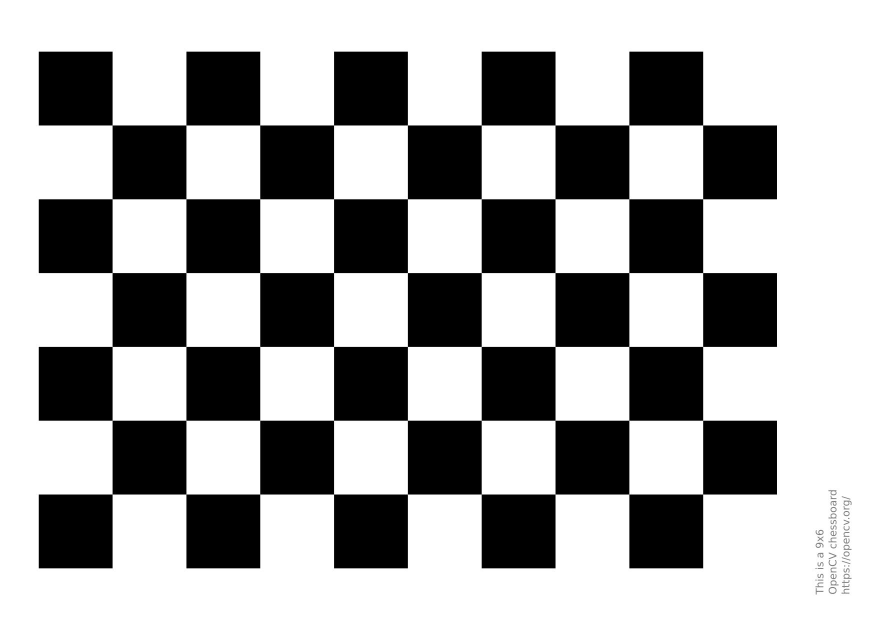
#> input picture project/hardware/checkerboard.jpeg, 1754 x 1240 px, given in place of ros_purdue_filter_comparison.gif, which was not available (shown at 1/2 size)
$ python make_ros_camera_feed_cases.py
#> lines starting #> are read from the running program, lines starting #| are printed output that depends on the picture; after the words box and inside, x2 and y2 are one past the last pixel; in counts of white or black regions, pixels touching at a corner belong together; pictures that were not available may be replaced by others from this repository, and a replacement may not be noted
### project/code/lg_filter_comparison/lie_projection.py
"""Lie-group camera projection utilities for multi-camera UAV tracking.

The estimated target state in this project is position and velocity, not full
attitude.  The Lie-group object is therefore the camera pose, represented as an
element of SE(3), and the target position is transformed through this pose
before applying the pinhole projection.
"""

from __future__ import annotations

from dataclasses import dataclass

import numpy as np


# [34 lines left out: functions hat_so3, exp_so3, hat_se3, not called in this run]


@dataclass(frozen=True)
class SE3:
    """Minimal SE(3) container.

    R and t represent the transform from world coordinates to camera
    coordinates:

        p_c = R_cw p_w + t_cw.
    """

    R: np.ndarray
    t: np.ndarray

    # [11 lines left out: functions matrix, inv, not called in this run]

    def transform_points(self, points_w: np.ndarray) -> np.ndarray:
        points_w = np.asarray(points_w, dtype=float)
        return points_w @ self.R.T + self.t.reshape(1, 3)


@dataclass(frozen=True)
class Camera:
    name: str
    T_cw: SE3
    K: np.ndarray
    width: int
    height: int
    center_w: np.ndarray | None = None
    yaw_rad: float | None = None


# [14 lines left out: function look_at_R_wc, not called in this run]


def gazebo_optical_R_wc(yaw_rad: float) -> np.ndarray:
    """Camera-to-world rotation matching the yaw-only Gazebo camera sensors.

    The Purdue SDF cameras are model/link cameras whose optical axis follows the
    link +X direction.  For pinhole projection we expose them in the usual
    optical convention: camera x is image-right, camera y is image-down, and
    camera z is forward.
    """
    c = float(np.cos(yaw_rad))
    s = float(np.sin(yaw_rad))
    forward_w = np.array([c, s, 0.0], dtype=float)
    link_y_w = np.array([-s, c, 0.0], dtype=float)
    right_w = -link_y_w
    down_w = np.array([0.0, 0.0, -1.0], dtype=float)
    return np.column_stack([right_w, down_w, forward_w])


def make_square_camera_rig(
    radius: float = 10.0,
    height: float = 10.0,
    look_at: np.ndarray | None = None,
    image_size: tuple[int, int] = (640, 480),
    focal_px: float = 343.0,
) -> list[Camera]:
    """Create the same four-camera square geometry used in the Gazebo sim."""
    width, height_px = image_size
    K = np.array(
        [
            [focal_px, 0.0, width / 2.0],
            [0.0, focal_px, height_px / 2.0],
            [0.0, 0.0, 1.0],
        ],
        dtype=float,
    )
    layout = {
        "camera0": (np.array([radius, radius, height], dtype=float), -2.35),
        "camera1": (np.array([-radius, radius, height], dtype=float), -0.78),
        "camera2": (np.array([-radius, -radius, height], dtype=float), 0.78),
        "camera3": (np.array([radius, -radius, height], dtype=float), 2.35),
    }
    link_offset = np.array([0.1, 0.05, 0.05], dtype=float)
    cameras: list[Camera] = []
    for name, (model_pos_w, yaw_rad) in layout.items():
        c = np.cos(yaw_rad)
        s = np.sin(yaw_rad)
        R_w_model = np.array(
            [
                [c, -s, 0.0],
                [s, c, 0.0],
                [0.0, 0.0, 1.0],
            ],
            dtype=float,
        )
        c_w = model_pos_w + R_w_model @ link_offset
        if look_at is None:
            R_wc = gazebo_optical_R_wc(yaw_rad)
        else:
            R_wc = look_at_R_wc(c_w, look_at)
        R_cw = R_wc.T
        t_cw = -R_cw @ c_w
        cameras.append(Camera(name, SE3(R_cw, t_cw), K.copy(), width, height_px, c_w, yaw_rad))
    return cameras


def project_points_lie(cameras: list[Camera], points_w: np.ndarray) -> tuple[np.ndarray, np.ndarray]:
    """Project world points through SE(3) camera poses.

    Returns
    -------
    z:
        Array with shape (C, N, 2), containing pixel coordinates. Invalid
        projections are set to NaN.
    valid:
        Boolean array with shape (C, N).
    """
    points_w = np.asarray(points_w, dtype=float)
    if points_w.ndim == 1:
        points_w = points_w.reshape(1, 3)
    C = len(cameras)
    N = points_w.shape[0]
    z = np.full((C, N, 2), np.nan, dtype=float)
    valid = np.zeros((C, N), dtype=bool)
    for ci, cam in enumerate(cameras):
        pc = cam.T_cw.transform_points(points_w)
        X = pc[:, 0]
        Y = pc[:, 1]
        Z = pc[:, 2]
        good_depth = Z > 1e-9
        u = cam.K[0, 0] * X / Z + cam.K[0, 2]
        v = cam.K[1, 1] * Y / Z + cam.K[1, 2]
        in_image = (
            good_depth
            & np.isfinite(u)
            & np.isfinite(v)
            & (u >= 0.0)
            & (u < cam.width)
            & (v >= 0.0)
            & (v < cam.height)
        )
        z[ci, :, 0] = u
        z[ci, :, 1] = v
        z[ci, ~in_image, :] = np.nan
        valid[ci] = in_image
    return z, valid


# [9 lines left out: function stack_measurement, not called in this run]


def project_state(cameras: list[Camera], x: np.ndarray) -> tuple[np.ndarray, np.ndarray]:
    z, valid = project_points_lie(cameras, np.asarray(x[:3]).reshape(1, 3))
    return stack_measurement(z[:, 0, :], valid[:, 0])


# [40 lines left out: function projection_jacobian, not called in this run]

### project/code/lg_filter_comparison/run_comparison.py
#!/usr/bin/env python3
"""Run the Lie-group projection filter comparison and write a report."""

from __future__ import annotations

import argparse
import csv
import json
import math
from dataclasses import dataclass
from pathlib import Path

import matplotlib.pyplot as plt
import numpy as np

from filters import BootstrapPF, ErrorStateEKF, GatedErrorStateEKF, GatedIteratedEKF, IteratedEKF
from lie_projection import make_square_camera_rig, project_state


FILTER_CLASSES = [ErrorStateEKF, IteratedEKF, GatedErrorStateEKF, GatedIteratedEKF, BootstrapPF]
FIGURE_EIGHT_PERIOD_S = 12.0


@dataclass(frozen=True)
class Scenario:
    name: str
    pixel_sigma: float
    init_bias: np.ndarray
    init_vel_bias: np.ndarray
    init_pos_std: float
    init_vel_std: float
    dropout_prob: float = 0.0


def trajectory(t: np.ndarray) -> tuple[np.ndarray, np.ndarray]:
    """A complete, compact figure-eight that stays visible in all cameras."""
    amp_x = 2.0
    amp_y = 1.2
    amp_z = 0.25
    altitude = 2.8
    omega = 2.0 * math.pi / FIGURE_EIGHT_PERIOD_S
    phase = 0.6
    vertical_scale = 0.35

    x = amp_x * np.sin(omega * t)
    y = amp_y * np.sin(2.0 * omega * t + phase)
    z = altitude + amp_z * np.sin(vertical_scale * omega * t)
    vx = amp_x * omega * np.cos(omega * t)
    vy = 2.0 * amp_y * omega * np.cos(2.0 * omega * t + phase)
    vz = amp_z * vertical_scale * omega * np.cos(vertical_scale * omega * t)
    return np.column_stack([x, y, z]), np.column_stack([vx, vy, vz])


# [1254 lines left out: functions make_measurement, initial_conditions, run_one, summarize, write_csv, plot_results and 2 more, not called in this run]


# [2 lines that do not run on import are left out]

### project/code/lg_filter_comparison/make_ros_camera_feed_cases.py
#!/usr/bin/env python3
"""Generate camera-feed GIFs from the recorded Purdue ROS/Gazebo composite.

The live composite GIF contains the real Gazebo building views.  This script
uses those rendered camera panels as the background, removes the previous bbox
overlays as best as possible, and redraws case-specific measurements so the
camera-feed visuals match the Monte Carlo scenarios.
"""

from __future__ import annotations

import argparse
import math
from dataclasses import dataclass
from pathlib import Path

import cv2
import numpy as np
from PIL import Image, ImageSequence

from lie_projection import make_square_camera_rig, project_points_lie
from run_comparison import FIGURE_EIGHT_PERIOD_S, trajectory


SOURCE_GIF = Path("results/figures/ros_purdue_filter_comparison.gif")
CAMERA_POSITIONS = [(550, 20), (880, 20), (550, 290), (880, 290)]
PANEL_W = 310
IMAGE_H = 181
CAPTION_H = 96
OUT_W = 675
OUT_H = 2 * (IMAGE_H + CAPTION_H) + 26
OUT_POSITIONS = [(15, 12), (345, 12), (15, 12 + IMAGE_H + CAPTION_H + 7), (345, 12 + IMAGE_H + CAPTION_H + 7)]
DRONE_BBOX_DIMS_M = np.array([0.8, 0.8, 0.35], dtype=float)


@dataclass(frozen=True)
class FeedCase:
    name: str
    pixel_sigma: float
    dropout_prob: float = 0.0


CASES = {
    "nominal": FeedCase("nominal", pixel_sigma=8.0),
    "high_noise": FeedCase("high_noise", pixel_sigma=22.0),
    "dropout": FeedCase("dropout", pixel_sigma=12.0, dropout_prob=0.18),
}


def draw_text(img: np.ndarray, text: str, org: tuple[int, int], scale: float, color: tuple[int, int, int], thickness: int = 1):
    cv2.putText(img, text, org, cv2.FONT_HERSHEY_SIMPLEX, scale, color, thickness, cv2.LINE_AA)


def draw_label(img: np.ndarray, text: str, org: tuple[int, int], color: tuple[int, int, int], scale: float = 0.39):
    x, y = org
    (w, h), _ = cv2.getTextSize(text, cv2.FONT_HERSHEY_SIMPLEX, scale, 1)
    cv2.rectangle(img, (x - 4, y - h - 6), (x + w + 4, y + 4), (255, 255, 255), -1)
    cv2.rectangle(img, (x - 4, y - h - 6), (x + w + 4, y + 4), color, 1)
    draw_text(img, text, (x, y), scale, color, 1)


def clamp_box(box: np.ndarray, w: int, h: int) -> np.ndarray:
    x0, y0, x1, y1 = [float(v) for v in box]
    x0 = float(np.clip(x0, 0.0, w - 1.0))
    x1 = float(np.clip(x1, 0.0, w - 1.0))
    y0 = float(np.clip(y0, 0.0, h - 1.0))
    y1 = float(np.clip(y1, 0.0, h - 1.0))
    if x1 < x0:
        x0, x1 = x1, x0
    if y1 < y0:
        y0, y1 = y1, y0
    return np.array([x0, y0, x1, y1], dtype=float)


def scale_box(box: np.ndarray, cam) -> np.ndarray:
    return np.array(
        [
            box[0] * PANEL_W / cam.width,
            box[1] * IMAGE_H / cam.height,
            box[2] * PANEL_W / cam.width,
            box[3] * IMAGE_H / cam.height,
        ],
        dtype=float,
    )


def shift_box(box: np.ndarray, shift: np.ndarray, cam) -> np.ndarray:
    shifted = np.array(box, dtype=float) + np.array([shift[0], shift[1], shift[0], shift[1]], dtype=float)
    return clamp_box(shifted, cam.width, cam.height)


def box_center(box: np.ndarray) -> np.ndarray:
    return np.array([(box[0] + box[2]) * 0.5, (box[1] + box[3]) * 0.5], dtype=float)


def draw_bbox(img: np.ndarray, box: np.ndarray | None, color: tuple[int, int, int], label: str, dashed: bool = False):
    if box is None:
        return
    x0, y0, x1, y1 = clamp_box(box, img.shape[1], img.shape[0]).astype(int)
    if dashed:
        for x in range(x0, x1, 10):
            cv2.line(img, (x, y0), (min(x + 5, x1), y0), color, 2)
            cv2.line(img, (x, y1), (min(x + 5, x1), y1), color, 2)
        for y in range(y0, y1, 10):
            cv2.line(img, (x0, y), (x0, min(y + 5, y1)), color, 2)
            cv2.line(img, (x1, y), (x1, min(y + 5, y1)), color, 2)
    else:
        cv2.rectangle(img, (x0, y0), (x1, y1), color, 2)
    u, v = box_center(np.array([x0, y0, x1, y1], dtype=float))
    cv2.drawMarker(img, (int(u), int(v)), color, markerType=cv2.MARKER_CROSS, markerSize=10, thickness=2)
    draw_label(img, label, (x0 + 2, max(18, y0 - 4)), color)


def camera_caption_lines(cam_idx: int, cam, case: FeedCase) -> list[str]:
    fx, fy = cam.K[0, 0], cam.K[1, 1]
    cx, cy = cam.K[0, 2], cam.K[1, 2]
    t_cw = np.asarray(cam.T_cw.t, dtype=float)
    R_cw = np.asarray(cam.T_cw.R, dtype=float)
    t_wc = cam.center_w if cam.center_w is not None else -R_cw.T @ t_cw
    row_text = "; ".join("[" + ",".join(f"{value:+.1f}" for value in row) + "]" for row in R_cw)
    return [
        f"camera_{cam_idx} / 30 Hz | {case.name} | sigma_z={case.pixel_sigma:.0f} px",
        f"K^({cam_idx})=[{fx:.0f},{fy:.0f},{cx:.0f},{cy:.0f}]",
        f"Tcw^({cam_idx})=[Rcw^({cam_idx}) t_cw^({cam_idx}); 0 1]",
        f"t_wc^({cam_idx})=({t_wc[0]:+.2f},{t_wc[1]:+.2f},{t_wc[2]:+.2f}) m",
        f"Rcw^({cam_idx}) rows: {row_text}",
        f"t_cw^({cam_idx})=-Rcw^({cam_idx})t_wc^({cam_idx})=({t_cw[0]:+.2f},{t_cw[1]:+.2f},{t_cw[2]:+.2f}) m",
    ]


def draw_caption(panel: np.ndarray, cam_idx: int, cam, case: FeedCase):
    y0 = IMAGE_H
    cv2.rectangle(panel, (0, y0), (panel.shape[1] - 1, panel.shape[0] - 1), (252, 252, 248), -1)
    cv2.line(panel, (0, y0), (panel.shape[1] - 1, y0), (90, 90, 90), 1)
    for line_idx, line in enumerate(camera_caption_lines(cam_idx, cam, case)):
        draw_text(panel, line, (5, y0 + 13 + 14 * line_idx), 0.24, (35, 35, 35), 1)


def project_drone_boxes(cameras, p_w: np.ndarray) -> list[np.ndarray | None]:
    half = 0.5 * DRONE_BBOX_DIMS_M
    corners = []
    for sx in (-1.0, 1.0):
        for sy in (-1.0, 1.0):
            for sz in (-1.0, 1.0):
                corners.append(p_w + np.array([sx * half[0], sy * half[1], sz * half[2]], dtype=float))
    z, valid = project_points_lie(cameras, np.asarray(corners))
    boxes = []
    for cam_idx, cam in enumerate(cameras):
        pts = z[cam_idx, valid[cam_idx]]
        if len(pts) < 4:
            boxes.append(None)
            continue
        x0, y0 = np.min(pts, axis=0)
        x1, y1 = np.max(pts, axis=0)
        box = clamp_box(np.array([x0, y0, x1, y1], dtype=float), cam.width, cam.height)
        cx, cy = box_center(box)
        min_w, min_h = 24.0, 20.0
        if box[2] - box[0] < min_w:
            box[0], box[2] = cx - min_w / 2.0, cx + min_w / 2.0
        if box[3] - box[1] < min_h:
            box[1], box[3] = cy - min_h / 2.0, cy + min_h / 2.0
        boxes.append(clamp_box(box, cam.width, cam.height))
    return boxes


def local_cleanup_mask(img: np.ndarray, true_box_scaled: np.ndarray | None) -> np.ndarray:
    r = img[:, :, 0]
    g = img[:, :, 1]
    b = img[:, :, 2]
    mask = np.zeros(img.shape[:2], dtype=np.uint8)

    red = (r > 150) & (g < 120) & (b < 120)
    mask[red] = 255
    red_dilated = cv2.dilate((red.astype(np.uint8) * 255), np.ones((23, 23), np.uint8))
    bright = (r > 220) & (g > 220) & (b > 220)
    dark = (r < 55) & (g < 55) & (b < 55)
    mask[((bright | dark) & (red_dilated > 0))] = 255

    if true_box_scaled is not None:
        x0, y0, x1, y1 = true_box_scaled.astype(int)
        lx0 = max(0, x0 - 150)
        ly0 = max(0, y0 - 90)
        lx1 = min(img.shape[1] - 1, x1 + 175)
        ly1 = min(img.shape[0] - 1, y1 + 80)
        local = np.zeros(img.shape[:2], dtype=bool)
        local[ly0 : ly1 + 1, lx0 : lx1 + 1] = True
        green = (g > 140) & (r < 130) & (b < 130)
        colored = (green | red) & local
        mask[colored] = 255

        colored_dilated = cv2.dilate((colored.astype(np.uint8) * 255), np.ones((21, 21), np.uint8)) > 0
        bright_local = bright & local
        bright_dilated = cv2.dilate((bright_local.astype(np.uint8) * 255), np.ones((9, 9), np.uint8)) > 0
        mask[bright_local | (dark & bright_dilated) | ((bright | dark) & colored_dilated)] = 255

    if np.count_nonzero(red[:45, :120]) > 10:
        mask[:45, :120] = np.maximum(mask[:45, :120], 255)

    return cv2.dilate(mask, np.ones((3, 3), np.uint8))


def clean_image_area(img: np.ndarray, true_box_scaled: np.ndarray | None) -> np.ndarray:
    mask = local_cleanup_mask(img, true_box_scaled)
    if np.count_nonzero(mask) == 0:
        return img.copy()
    return cv2.inpaint(img, mask, 3, cv2.INPAINT_TELEA)


def measurements_for_case(case: FeedCase, cameras, positions: np.ndarray, seed: int):
    rng = np.random.default_rng(seed + 72_000 + int(case.pixel_sigma * 10))
    all_status = []
    all_true_boxes = []
    all_meas_boxes = []
    for p_w in positions:
        true_boxes = project_drone_boxes(cameras, p_w)
        status = []
        meas_boxes = []
        for cam_idx, cam in enumerate(cameras):
            box = true_boxes[cam_idx]
            if box is None:
                status.append("not_visible")
                meas_boxes.append(None)
                continue
            if rng.uniform() < case.dropout_prob:
                status.append("dropout")
                meas_boxes.append(None)
                continue
            center_noise = rng.normal(0.0, case.pixel_sigma, size=2)
            meas_box = shift_box(box, center_noise, cam)
            status.append("ok")
            meas_boxes.append(meas_box)
        all_status.append(status)
        all_true_boxes.append(true_boxes)
        all_meas_boxes.append(meas_boxes)
    return all_true_boxes, all_meas_boxes, all_status


def compose_case_frames(source_gif: Path, case: FeedCase, seed: int) -> tuple[list[Image.Image], list[int]]:
    source = Image.open(source_gif)
    source_frames = [frame.convert("RGB") for frame in ImageSequence.Iterator(source)]
    durations = [frame.info.get("duration", source.info.get("duration", 100)) for frame in ImageSequence.Iterator(source)]
    cameras = make_square_camera_rig()
    times = np.linspace(0.0, FIGURE_EIGHT_PERIOD_S, len(source_frames))
    positions, _ = trajectory(times)
    true_boxes, meas_boxes, statuses = measurements_for_case(case, cameras, positions, seed)
    output_frames = []

    for frame_idx, frame in enumerate(source_frames):
        frame_arr = np.asarray(frame)
        canvas = np.full((OUT_H, OUT_W, 3), (232, 232, 226), dtype=np.uint8)
        for cam_idx, ((sx, sy), (dx, dy)) in enumerate(zip(CAMERA_POSITIONS, OUT_POSITIONS)):
            panel_src = frame_arr[sy : sy + IMAGE_H + 82, sx : sx + PANEL_W].copy()
            panel = np.full((IMAGE_H + CAPTION_H, PANEL_W, 3), (252, 252, 248), dtype=np.uint8)
            image = panel_src[:IMAGE_H, :PANEL_W].copy()
            cam = cameras[cam_idx]
            true_box = true_boxes[frame_idx][cam_idx]
            true_scaled = scale_box(true_box, cam) if true_box is not None else None
            image = clean_image_area(image, true_scaled)

            status = statuses[frame_idx][cam_idx]
            if true_scaled is not None:
                draw_bbox(image, true_scaled, (25, 25, 25), "truth bbox", dashed=True)
            if status == "dropout":
                cv2.rectangle(image, (0, 0), (PANEL_W - 1, IMAGE_H - 1), (220, 30, 30), 3)
                draw_label(image, f"DROPOUT | sigma_z={case.pixel_sigma:.0f}px", (12, 25), (220, 30, 30), 0.35)
            elif status == "not_visible":
                cv2.rectangle(image, (0, 0), (PANEL_W - 1, IMAGE_H - 1), (220, 30, 30), 3)
                draw_label(image, "not visible", (12, 25), (220, 30, 30), 0.35)
            else:
                meas_scaled = scale_box(meas_boxes[frame_idx][cam_idx], cam)
                draw_bbox(image, meas_scaled, (35, 180, 45), "bbox", dashed=False)

            draw_label(image, f"{case.name} | sigma_z={case.pixel_sigma:.0f}px", (8, IMAGE_H - 10), (45, 45, 45), 0.34)
            panel[:IMAGE_H, :] = image
            draw_caption(panel, cam_idx, cam, case)
            canvas[dy : dy + panel.shape[0], dx : dx + panel.shape[1]] = panel
        output_frames.append(Image.fromarray(canvas))
    return output_frames, durations


def write_gif(frames: list[Image.Image], durations: list[int], path: Path):
    path.parent.mkdir(parents=True, exist_ok=True)
    frames[0].save(path, save_all=True, append_images=frames[1:], duration=durations, loop=0, optimize=True)


def main():
    parser = argparse.ArgumentParser()
    parser.add_argument("--source", type=Path, default=SOURCE_GIF)
    parser.add_argument("--out", type=Path, default=Path("results/figures"))
    parser.add_argument("--seed", type=int, default=590)
    parser.add_argument("--cases", nargs="+", default=["nominal", "high_noise", "dropout"], choices=sorted(CASES))
    args = parser.parse_args()

    for case_name in args.cases:
        case = CASES[case_name]
        frames, durations = compose_case_frames(args.source, case, args.seed)
#> in compose_case_frames, source is the input picture: PIL image 1754x1240 RGB; min 0, max 255, mean 165.4
#> in compose_case_frames, `source_frames = [frame.convert("RGB") for frame in ImageSequence.Itera..`: source_frames = 1 item
#> in compose_case_frames, `durations = [frame.info.get("duration", source.info.get("duration", 10..`: durations = [100]
#> in compose_case_frames, `times = np.linspace(0.0, FIGURE_EIGHT_PERIOD_S, len(source_frames))`: times = [0]
#> in trajectory, `y = amp_y * np.sin(2.0 * omega * t + phase)`: y = [0.678]
#> in trajectory, `z = altitude + amp_z * np.sin(vertical_scale * omega * t)`: z = [2.8]
#> in trajectory, `vx = amp_x * omega * np.cos(omega * t)`: vx = [1.05]
#> in trajectory, `vy = 2.0 * amp_y * omega * np.cos(2.0 * omega * t + phase)`: vy = [1.04]
#> in trajectory, `vz = amp_z * vertical_scale * omega * np.cos(vertical_scale * omega * t)`: vz = [0.0458]
#> in compose_case_frames, `positions, _ = trajectory(times)`: positions = [[0, 0.678, 2.8]]
#> the loop in measurements_for_case, `for p_w in positions:` made 1 pass
#> (p_w, half in project_drone_boxes) on pass 1: ([0, 0.678, 2.8], [0.4, 0.4, 0.175])
#> after the loop in measurements_for_case, `for p_w in positions:`: all_meas_boxes = [[[318.6, 419.7, 347.3, 443.9], [293.6, 409.1, 322.2, 433.3], [303.8, 411, 330.5, 432.6], [317.4, 408.8, 344.1, 430.4]]]; all_status = [['ok', 'ok', 'ok', 'ok']]; all_true_boxes = [[[321.2, 411.8, 349.8, 436], [296.7, 411.7, 325.3, 435.9], [294.6, 400.9, 321.4, 422.5], [317, 400.8, 343.7, 422.5]]]
#> in compose_case_frames, `true_boxes, meas_boxes, statuses = measurements_for_case(case, cameras..`: true_boxes has the same summary as all_true_boxes in measurements_for_case; meas_boxes has the same summary as all_meas_boxes in measurements_for_case; statuses = [['ok', 'ok', 'ok', 'ok']]
#> the loop in compose_case_frames, `for frame_idx, frame in enumerate(source_frames):` made 1 pass
#> frame_idx on pass 1: 0
#> pass 1, in local_cleanup_mask, `r = img[:, :, 0]`:
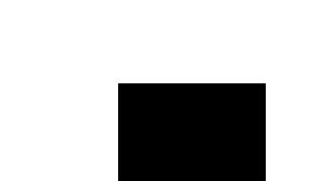
#> r: shape (181, 310); min 0, max 255, mean 189.5
#> pass 1, in local_cleanup_mask, `bright = (r > 220) & (g > 220) & (b > 220)`:
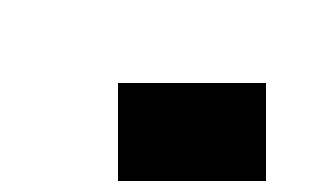
#> bright: shape (181, 310) bool; 74.2% white; 1 black region, box (x1, y1, x2, y2) and area: (118, 83, 266, 181) 14504
#> pass 1, in local_cleanup_mask, `dark = (r < 55) & (g < 55) & (b < 55)`:
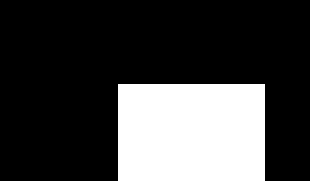
#> dark: shape (181, 310) bool; 25.4% white; 1 white region, box (x1, y1, x2, y2) and area: (118, 84, 265, 181) 14259
#> after the loop in compose_case_frames, `for frame_idx, frame in enumerate(source_frames):`:
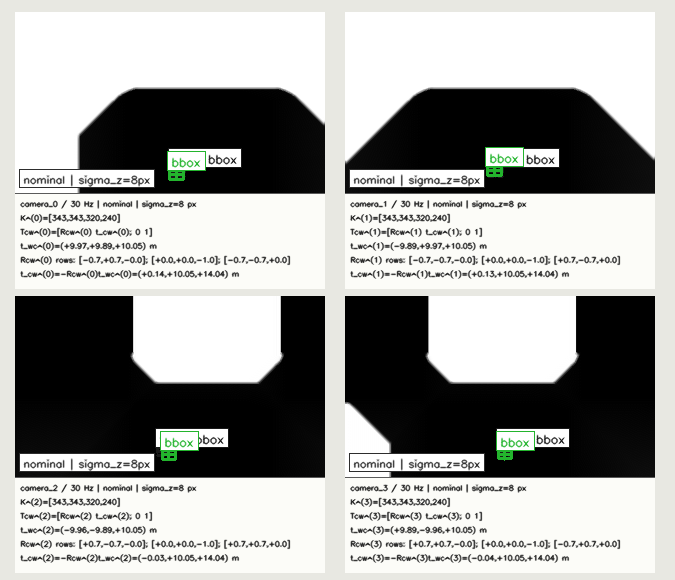
#> canvas: shape (580, 675, 3); mean R, G, B 164.5, 165, 162.7
#> after the loop in compose_case_frames, `for frame_idx, frame in enumerate(source_frames):`:
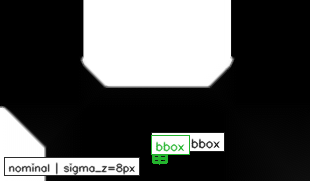
#> image: shape (181, 310, 3); mean R, G, B 80, 80.9, 80.1
#> after the loop in compose_case_frames, `for frame_idx, frame in enumerate(source_frames):`:
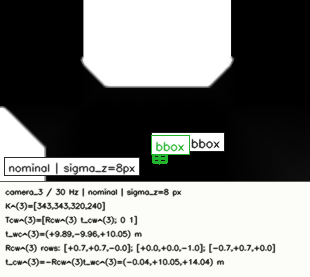
#> panel: shape (277, 310, 3); mean R, G, B 132.6, 133.2, 131.4
#> after the loop in compose_case_frames, `for frame_idx, frame in enumerate(source_frames):`: output_frames = 1 item
#> frames = 1 item; durations = [100]
        out_path = args.out / f"ros_camera_feeds_{case_name}.gif"
        print(f"writing {out_path}")
        write_gif(frames, durations, out_path)


if __name__ == "__main__":
    main()
